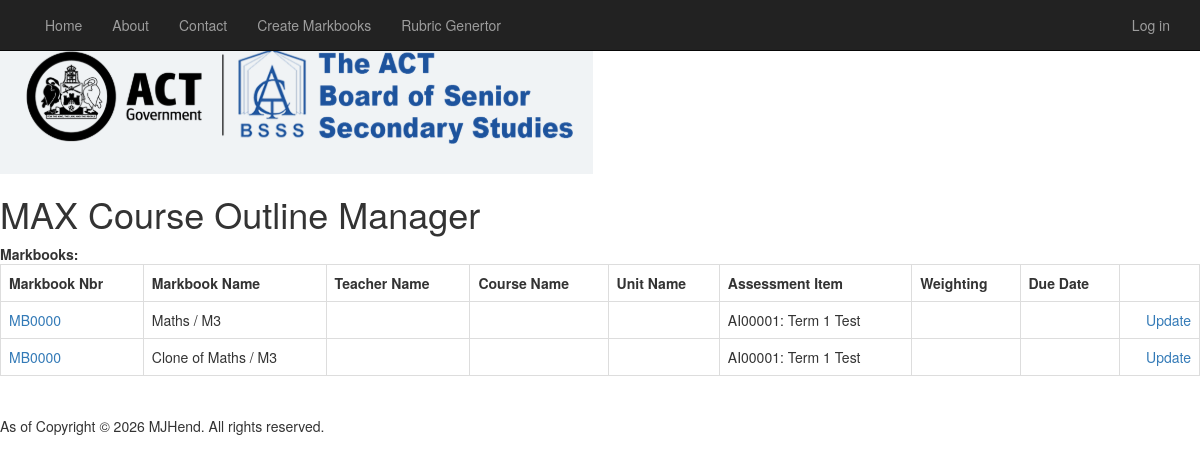
The app's page /markbooklist, older data.
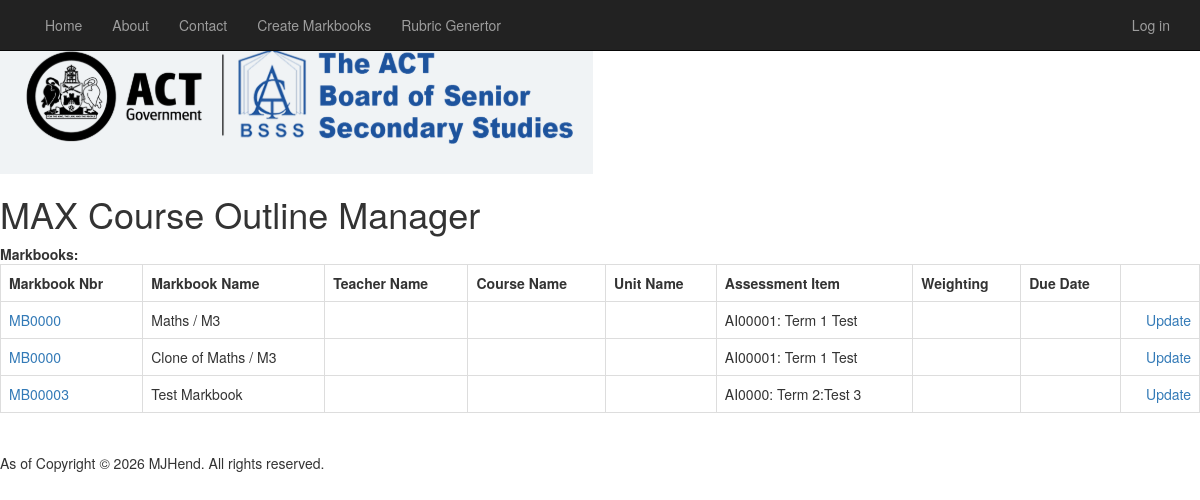
The same page, newer data.
### app/models.py (models this page shows, shortened)
class tblMarkbook(models.Model):
    MarkbookNbr = models.CharField(max_length=10, default='MB0000')
    MarkbookName = models.CharField(max_length=25)
    Teacher = models.ForeignKey(tblTeacher, null=True, on_delete=models.CASCADE, related_name='MarkbookTeacher')
    Course = models.ForeignKey(tblCourse, on_delete=models.CASCADE, related_name='MarkbookCourse')
    Unit = models.ForeignKey(tblUnit, null=True, on_delete=models.CASCADE, related_name='MarkbookUnit')
    AssessmentItem = models.ForeignKey(tblAssessmentItem, null=True, on_delete=models.CASCADE, related_name='MarkbookAI')
    MarkValue = models.IntegerField()
    MarkDate = models.DateField(default=date.today)
    VET = models.BooleanField(default=False)

class tblAssessmentItem(models.Model):
    AssessmentItemNbr = models.CharField(max_length=10, default='AI0000')
    AssessmentItemName = models.CharField(max_length=25)
    Course = models.ForeignKey(tblCourse, on_delete=models.CASCADE, related_name='UnitCourse')
    Unit = models.ForeignKey(tblUnit, null=True, on_delete=models.CASCADE, related_name='Unit')
    Weighting = models.IntegerField()
    def __str__(self):
        return self.AssessmentItemNbr + ": " + self.AssessmentItemName

### app/views.py (the view)
# urls.py: re_path(r'^markbooklist', app.views.list_markbooks, name='markbooklist'),
def list_markbooks(request):
    lstMarkbooks = tblMarkbook.objects.all()
    return render(request, "app/listMarkbooks.html", {"lstMarkbooks": lstMarkbooks})

### app/templates/app/listMarkbooks.html (shortened to what this page needs)
{% extends "app/base.html" %}
{% block content %}
<form action="" method="post">
    {% load static %}
    <strong>Markbooks:</strong>
    {% if lstMarkbooks.all %}
    <table class="table table-bordered">
        <tr>
            <th>Markbook Nbr</th>
            <th>Markbook Name</th>
            <th>Teacher Name</th>
            <th>Course Name</th>
            <th>Unit Name</th>
            <th>Assessment Item</th>
            <th>Weighting</th>
            <th>Due Date</th>
        </tr>
        {% for markbook in lstMarkbooks.all %}
        <tr>
            <td><a href="{% url 'show_markbook' markbook.id %}">{{markbook.MarkbookNbr}}</a></td>
            <td>{{markbook.MarkbookName}}</td>
            <td>{{markbook.TeacherName}}</td>
            <td>{{markbook.CourseName}}</td>
            <td>{{markbook.UnitName}}</td>
            <td>{{markbook.AssessmentItem}}</td>
            <td>{{markbook.Weighting}}</td>
            <td>{{markbook.DueDate}}</td>
            <td align="right"><a href="{% url 'update_markbook' markbook.id %}">Update</a></td>
        </tr>
        {% endfor %}
    </table>
    {% else %}
    <p>No Markbooks found.</p>
    {% endif %}
    </body>
    {% endblock %}

Row changes from the older to the newer data that the page shows:
added tblMarkbook: MarkbookNbr "MB00003", MarkbookName "Test Markbook", AssessmentItem "AI0000: Term 2:Test 3"
